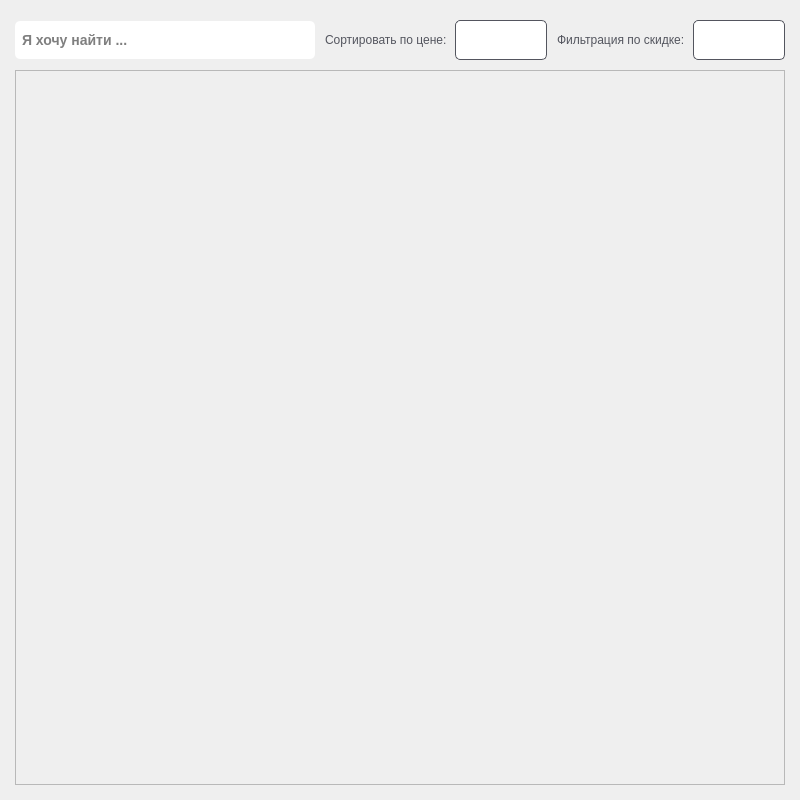
<?xml version="1.0" encoding="UTF-8"?>
<ui version="4.0">
 <class>MainWindow_Catalog</class>
 <widget class="QMainWindow" name="MainWindow_Catalog">
  <property name="geometry">
   <rect>
    <x>0</x>
    <y>0</y>
    <width>800</width>
    <height>800</height>
   </rect>
  </property>
  <property name="minimumSize">
   <size>
    <width>800</width>
    <height>800</height>
   </size>
  </property>
  <property name="maximumSize">
   <size>
    <width>800</width>
    <height>800</height>
   </size>
  </property>
  <property name="windowTitle">
   <string>Каталог</string>
  </property>
  <widget class="QWidget" name="centralwidget">
   <property name="styleSheet">
    <string notr="true"/>
   </property>
   <layout class="QVBoxLayout" name="verticalLayout">
    <property name="spacing">
     <number>5</number>
    </property>
    <property name="leftMargin">
     <number>5</number>
    </property>
    <property name="topMargin">
     <number>5</number>
    </property>
    <property name="rightMargin">
     <number>5</number>
    </property>
    <property name="bottomMargin">
     <number>5</number>
    </property>
    <item>
     <widget class="QFrame" name="container">
      <property name="frameShape">
       <enum>QFrame::NoFrame</enum>
      </property>
      <property name="frameShadow">
       <enum>QFrame::Raised</enum>
      </property>
      <layout class="QVBoxLayout" name="verticalLayout_2">
       <property name="spacing">
        <number>10</number>
       </property>
       <property name="leftMargin">
        <number>10</number>
       </property>
       <property name="topMargin">
        <number>15</number>
       </property>
       <property name="rightMargin">
        <number>10</number>
       </property>
       <property name="bottomMargin">
        <number>10</number>
       </property>
       <item>
        <widget class="QFrame" name="search">
         <property name="minimumSize">
          <size>
           <width>0</width>
           <height>40</height>
          </size>
         </property>
         <property name="maximumSize">
          <size>
           <width>16777215</width>
           <height>40</height>
          </size>
         </property>
         <property name="frameShape">
          <enum>QFrame::NoFrame</enum>
         </property>
         <property name="frameShadow">
          <enum>QFrame::Raised</enum>
         </property>
         <layout class="QHBoxLayout" name="horizontalLayout">
          <property name="spacing">
           <number>10</number>
          </property>
          <property name="leftMargin">
           <number>0</number>
          </property>
          <property name="topMargin">
           <number>0</number>
          </property>
          <property name="rightMargin">
           <number>0</number>
          </property>
          <property name="bottomMargin">
           <number>0</number>
          </property>
          <item>
           <widget class="QLineEdit" name="search_lineEdit">
            <property name="minimumSize">
             <size>
              <width>300</width>
              <height>0</height>
             </size>
            </property>
            <property name="maximumSize">
             <size>
              <width>300</width>
              <height>16777215</height>
             </size>
            </property>
            <property name="styleSheet">
             <string notr="true">QLineEdit {
	padding: 10px 5px;
	color: black;
	font-size: 14px;
	font-weight: bold;
	border-radius: 5px;
}

QLineEdit:focus {
	outline: none;
    border: 2px solid #673ae7;
}</string>
            </property>
            <property name="inputMask">
             <string/>
            </property>
            <property name="text">
             <string/>
            </property>
            <property name="placeholderText">
             <string>Я хочу найти ...</string>
            </property>
           </widget>
          </item>
          <item>
           <widget class="QFrame" name="price_filter_farme">
            <property name="layoutDirection">
             <enum>Qt::RightToLeft</enum>
            </property>
            <property name="frameShape">
             <enum>QFrame::NoFrame</enum>
            </property>
            <property name="frameShadow">
             <enum>QFrame::Raised</enum>
            </property>
            <layout class="QHBoxLayout" name="horizontalLayout_2" stretch="0,0">
             <property name="spacing">
              <number>5</number>
             </property>
             <property name="leftMargin">
              <number>0</number>
             </property>
             <property name="topMargin">
              <number>0</number>
             </property>
             <property name="rightMargin">
              <number>0</number>
             </property>
             <property name="bottomMargin">
              <number>0</number>
             </property>
             <item>
              <widget class="QListWidget" name="price_filter_listWidget">
               <property name="maximumSize">
                <size>
                 <width>150</width>
                 <height>16777215</height>
                </size>
               </property>
               <property name="styleSheet">
                <string notr="true">QListWidget {
	border: 1px solid #53555e;
	border-radius: 5px;
	padding: 5px;
	background: white;
}

QListWidget:focus {
	outline: none;
    border: 2px solid #673ae7;
}</string>
               </property>
              </widget>
             </item>
             <item>
              <widget class="QLabel" name="price_filter_label">
               <property name="styleSheet">
                <string notr="true">QLabel {
	color:  #53555e;
	font-size: 12px;
	font-weight: 400;
}
</string>
               </property>
               <property name="text">
                <string>Сортировать по цене: </string>
               </property>
              </widget>
             </item>
            </layout>
           </widget>
          </item>
          <item>
           <widget class="QFrame" name="discount_filter_farme">
            <property name="layoutDirection">
             <enum>Qt::RightToLeft</enum>
            </property>
            <property name="frameShape">
             <enum>QFrame::NoFrame</enum>
            </property>
            <property name="frameShadow">
             <enum>QFrame::Raised</enum>
            </property>
            <layout class="QHBoxLayout" name="horizontalLayout_3">
             <property name="spacing">
              <number>5</number>
             </property>
             <property name="leftMargin">
              <number>0</number>
             </property>
             <property name="topMargin">
              <number>0</number>
             </property>
             <property name="rightMargin">
              <number>0</number>
             </property>
             <property name="bottomMargin">
              <number>0</number>
             </property>
             <item>
              <widget class="QListWidget" name="discount_filter_listWidget">
               <property name="maximumSize">
                <size>
                 <width>150</width>
                 <height>16777215</height>
                </size>
               </property>
               <property name="styleSheet">
                <string notr="true">QListWidget {
	border: 1px solid #53555e;
	border-radius: 5px;
	padding: 5px;
	background: white;
}

QListWidget:focus {
	outline: none;
    border: 2px solid #673ae7;
}</string>
               </property>
              </widget>
             </item>
             <item>
              <widget class="QLabel" name="discount_filter_label">
               <property name="styleSheet">
                <string notr="true">QLabel {
	color:  #53555e;
	font-size: 12px;
	font-weight: 400;
}
</string>
               </property>
               <property name="text">
                <string>Фильтрация по скидке: </string>
               </property>
              </widget>
             </item>
            </layout>
           </widget>
          </item>
         </layout>
        </widget>
       </item>
       <item>
        <widget class="QFrame" name="content">
         <property name="frameShape">
          <enum>QFrame::StyledPanel</enum>
         </property>
         <property name="frameShadow">
          <enum>QFrame::Raised</enum>
         </property>
         <layout class="QVBoxLayout" name="verticalLayout_3">
          <item>
           <widget class="QScrollArea" name="scrollArea">
            <property name="styleSheet">
             <string notr="true">QScrollArea {
	border: none
}</string>
            </property>
            <property name="widgetResizable">
             <bool>true</bool>
            </property>
            <widget class="QWidget" name="scroll_content">
             <property name="geometry">
              <rect>
               <x>0</x>
               <y>0</y>
               <width>750</width>
               <height>695</height>
              </rect>
             </property>
             <property name="styleSheet">
              <string notr="true"/>
             </property>
            </widget>
           </widget>
          </item>
         </layout>
        </widget>
       </item>
      </layout>
     </widget>
    </item>
   </layout>
  </widget>
 </widget>
 <resources/>
 <connections/>
</ui>
